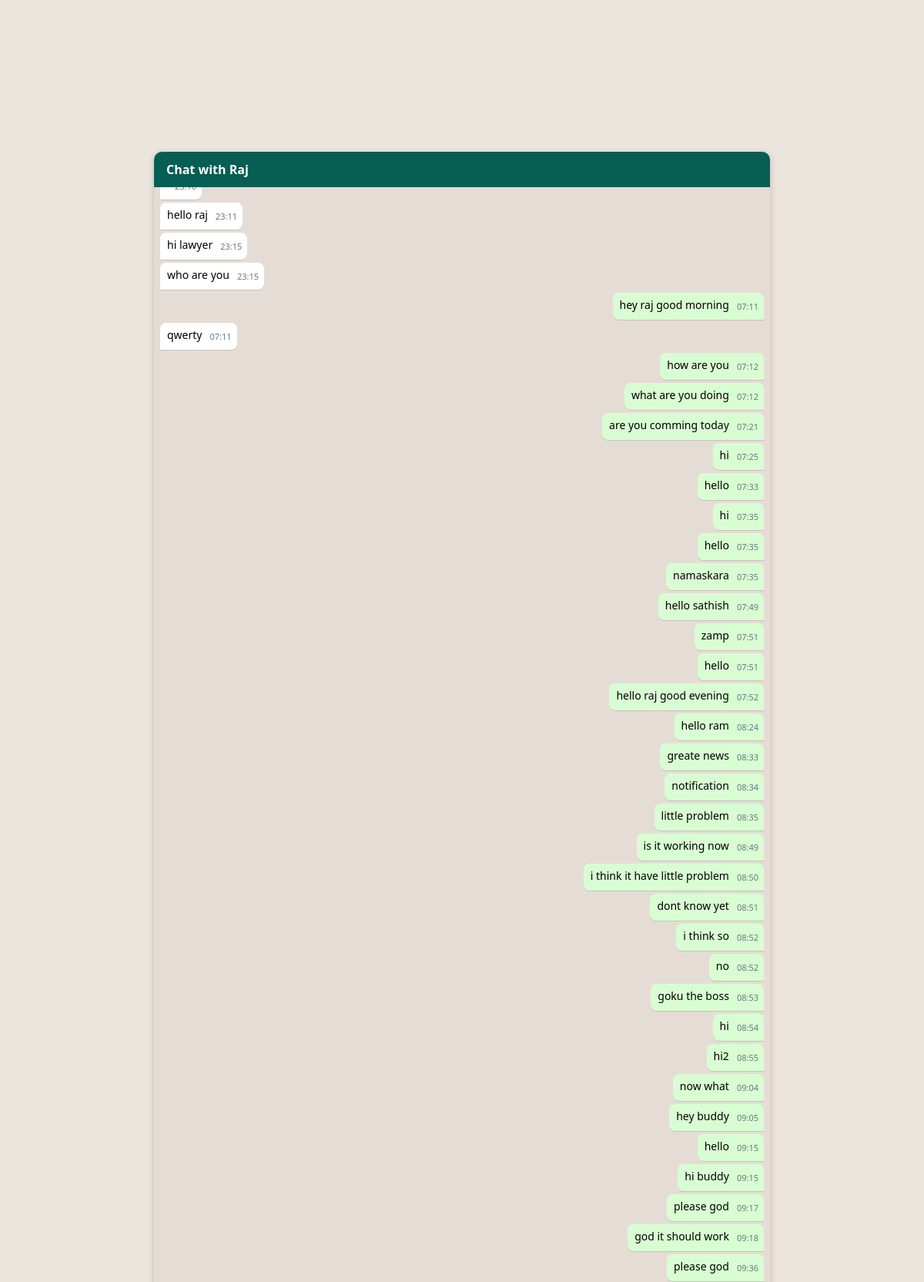
/chat/1/ (signed in, upper part), run on the app's committed database.
### app/models.py (models this page shows, shortened)
class CustomUser(AbstractBaseUser, PermissionsMixin):
    ROLE_CHOICES = (
        ('user', 'User'),
        ('lawyer', 'Lawyer'),
        ('admin', 'Admin'),
    )
    email = models.EmailField(unique=True)
    full_name = models.CharField(max_length=255)
    role = models.CharField(max_length=10, choices=ROLE_CHOICES, default='user')
    is_active = models.BooleanField(default=True)
    is_staff = models.BooleanField(default=False)
    otp = models.CharField(max_length=6, blank=True, null=True)
    objects = CustomUserManager()
    USERNAME_FIELD = 'email'
    REQUIRED_FIELDS = ['full_name']

class Message(models.Model):
    sender = models.ForeignKey(CustomUser, on_delete=models.CASCADE, related_name='sent_messages')
    receiver = models.ForeignKey(CustomUser, on_delete=models.CASCADE, related_name='received_messages')
    content = models.TextField(blank=True)
    file = models.FileField(upload_to='chat_files/', null=True, blank=True)
    timestamp = models.DateTimeField(auto_now_add=True)
    deleted_by_sender = models.BooleanField(default=False)
    deleted_by_receiver = models.BooleanField(default=False)
    is_read = models.BooleanField(default=False)

### app/views.py (the view, shortened to what this page needs)
# urls.py: path('chat/<int:receiver_id>/', views.chat_view, name='chat_view'),
@login_required
def chat_view(request, receiver_id):
    receiver = get_object_or_404(CustomUser, id=receiver_id)
    messages = Message.objects.filter(
        sender__in=[request.user, receiver],
        receiver__in=[request.user, receiver]
    ).exclude(
        Q(sender=request.user, deleted_by_sender=True) |
        Q(receiver=request.user, deleted_by_receiver=True)
    ).order_by('timestamp')
    return render(request, 'chat.html', {
        'receiver': receiver,
        'messages': messages
    })

### app/templates/chat.html (shortened to what this page needs)
<!DOCTYPE html>
<html lang="en">
<head>
  <link rel="stylesheet" href="https://cdnjs.cloudflare.com/ajax/libs/font-awesome/6.5.0/css/all.min.css">
</head>
<body>
<div class="chat-container">
  <div class="chat-header">
    Chat with {{ receiver.full_name }}
  </div>
  <div id="chat-box">
    {% for msg in messages %}
      <div class="message-container {% if msg.sender == request.user %}right{% else %}left{% endif %}">
        <div class="chat-bubble">
          {% if msg.content %}
            {{ msg.content|linebreaksbr }}
          {% endif %}
          <div class="timestamp">{{ msg.timestamp|date:"H:i" }}</div>
        </div>
      </div>
    {% endfor %}
  </div>
</div>
</body>
</html>

### app/templates/chat.html (style rules this page uses)
* { box-sizing: border-box; }
body { font-family: 'Segoe UI', Tahoma, Geneva, Verdana, sans-serif; margin: 0; padding: 0; background: #ece5dd; display: flex; justify-content: center; align-items: center; height: 100vh; }
.chat-container { width: 100%; max-width: 800px; height: 90vh; background: #ffffff; border-radius: 10px; box-shadow: 0 2px 8px rgba(0, 0, 0, 0.2); display: flex; flex-direction: column; overflow: hidden; }
.chat-header { padding: 12px 16px; background: #075e54; color: white; font-weight: bold; font-size: 16px; }
#chat-box { flex: 1; padding: 8px; overflow-y: auto; background: #e5ddd5; display: flex; flex-direction: column; gap: 2px; }
.message-container { display: flex; margin: 1px 0; }
.message-container.left { justify-content: flex-start; margin-right: 50px; }
.message-container.right { justify-content: flex-end; margin-left: 50px; }
.chat-bubble { max-width: none; min-width: 50px; padding: 6px 7px 8px 9px; border-radius: 7.5px; word-wrap: break-word; font-size: 14px; line-height: 19px; position: relative; display: inline-block; box-shadow: 0 1px 0.5px rgba(0, 0, 0, 0.13); }
.message-container.left .chat-bubble { background: #ffffff; border-radius: 7.5px 7.5px 7.5px 0px; }
.message-container.right .chat-bubble { background: #d9fdd3; border-radius: 7.5px 7.5px 0px 7.5px; }
.timestamp { font-size: 11px; color: #667781; margin-top: 2px; text-align: right; float: right; margin-left: 10px; }

### data on the page
CustomUser: full_name "Raj"
Message: content "hello raj", timestamp "23:11"
Message: content "hi lawyer", timestamp "23:15"
Message: content "who are you", timestamp "23:15"
Message: content "hey raj good morning", timestamp "07:11"
Message: content "qwerty", timestamp "07:11"
Message: content "how are you", timestamp "07:12"
Message: content "what are you doing", timestamp "07:12"
Message: content "are you comming today", timestamp "07:21"
Message: content "hi", timestamp "07:25"
Message: content "hello", timestamp "07:33"
Message: content "hi", timestamp "07:35"
Message: content "hello", timestamp "07:35"
Message: content "namaskara", timestamp "07:35"
Message: content "hello sathish", timestamp "07:49"
Message: content "zamp", timestamp "07:51"
Message: content "hello", timestamp "07:51"
Message: content "hello raj good evening", timestamp "07:52"
Message: content "hello ram", timestamp "08:24"
Message: content "greate news", timestamp "08:33"
Message: content "notification", timestamp "08:34"
Message: content "little problem", timestamp "08:35"
Message: content "is it working now", timestamp "08:49"
Message: content "i think it have little problem", timestamp "08:50"
Message: content "dont know yet", timestamp "08:51"
Message: content "i think so", timestamp "08:52"
Message: content "no", timestamp "08:52"
Message: content "goku the boss", timestamp "08:53"
Message: content "hi", timestamp "08:54"
Message: content "hi2", timestamp "08:55"
Message: content "now what", timestamp "09:04"
Message: content "hey buddy", timestamp "09:05"
Message: content "hello", timestamp "09:15"
Message: content "hi buddy", timestamp "09:15"
Message: content "please god", timestamp "09:17"
Message: content "god it should work", timestamp "09:18"
Message: content "please god", timestamp "09:36"
